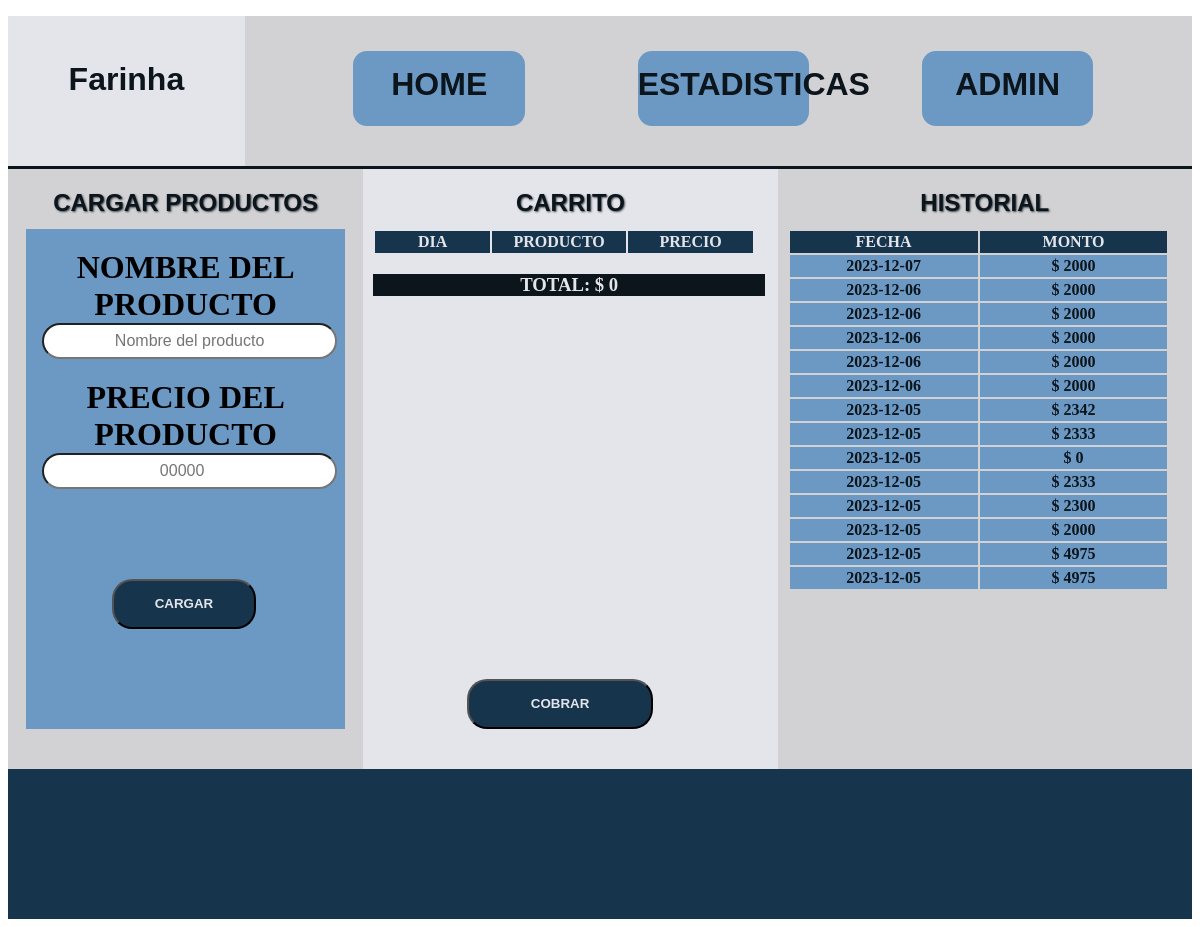
The page / on the database its author committed.
### tables this page shows
CREATE TABLE `historial` (
  `id_venta` int(255) NOT NULL,
  `fecha` date NOT NULL,
  `pago` int(11) NOT NULL
);

### Componentes/Recursos.php (called while the page is built, shortened)
<?php
include("BaseDeDatos.php");
include("historial.php");
$base = new baseDatos(SERVIDOR, USUARIO, PASSWORD, BASE);
$history = new Historial($base);
?>

### Componentes/historial.php (called while the page is built, shortened)
<?php
class Historial{
    public $base;
    function __construct($baseconectada){
        $this->base = $baseconectada;
    }
    public function listar_historial(){
        $SQL = $this->base->ejecutarSQL("SELECT * FROM historial  ORDER BY id_venta DESC LIMIT 14");
        return $SQL;
    }
}
?>

### Componentes/BaseDeDatos.php (called while the page is built, shortened)
<?php
class BaseDatos {
    private $conexion;
    function __construct($serv, $usua, $pass, $base)
    {
        $this->conexion = new mysqli($serv, $usua, $pass, $base);
    }
    public function ejecutarSQL($codigoSQL) {
        $instrSQL = strtoupper(substr($codigoSQL, 0,6));
        switch($instrSQL) {
            case 'SELECT':
                $consultaSQL = $this->conexion->query($codigoSQL);
                $mostrarDatos=[];
                while($listarDatos=$consultaSQL->fetch_assoc()) {
                    $mostrarDatos[] = $listarDatos;
                }
                return $mostrarDatos;
                break;
        }
    }
}
?>

### index.php (the view, shortened to what this page needs)
<!DOCTYPE html>
<html lang="es">
<head>
    <link rel="stylesheet" href="style.css">
</head>
<body>
    <header>
        <div id="emprelogo">
            <h1>Farinha</h1>
        </div>
        <nav id="navbar">
            <ul>
                <li><a href="index.php">HOME</a></li>
                <li><a href="estadisticas.php">ESTADISTICAS</a></li>
                <li><a href="#">ADMIN</a></li>
            </ul>
        </nav>
    </header>
    <section id="s1">
        <div id="cargar">
            <div class="Tittle">
                <h2>Cargar productos</h2>
            </div>
            <form method="POST" id="form" action="introducirProducto.php">
                <label for="producto" class="labelsinp">Nombre del Producto</label>
                <input type="text" class="inputs" name="producto"placeholder="Nombre del producto" required>
                <label for="precio" class="labelsinp">Precio del producto</label>
                <input type="number" class="inputs" placeholder="00000" name="precio" required>
                <button type="submit" class="btn" id="cargarbtn">Cargar</button>
            </form>
        </div>
        <div id="carrito">
            <div>
                <div class="Tittle">
                    <h2>Carrito</h2>
                </div>
                    <div id="contenedor_carrito">
                        <table id="Ccarrito">
                        <tr>
                        <th class="Table" id="D">Dia</th>
                        <th class="Table"id="P">Producto</th>
                        <th class="Table"id="PR">Precio</th>
                        </tr>
                        <?php
                        include("componentes/Recursos.php");
                        $preciototal = 0;
                        ?>
                        </table>
                        <div id="contenedor-pagototal">
                        <h3 id="Totalpago">Total: $ <?php echo $preciototal ;?></h3>
                        </div>
                    </div>
                    <form action="IntroducirHistorial.php?monto=<?php echo $preciototal ;?>" method="POST">
                    <button type="submit" class="btn" id="cobrarbtn">cobrar</button>
                    </form>
            </div>
        </div>
        <div id="historial">
            <div>
                <div class="Tittle">
                    <h2>Historial</h2>
                </div>
                <div id="contenedor_historial">
                <table id="Hhistorial">
                    <tr>
                        <th class="Table" id="fechat">fecha</th>
                        <th class="Table" id="montot">monto</th>
                    </tr>
                    <?php
                    $mostrarhistorial = $history->listar_historial();
                    for($i=0;$i<count($mostrarhistorial); $i++){
                    ?>
                    <tr>
                        <td class="Table"><?php echo $mostrarhistorial[$i]['fecha'] ?></td>
                        <td class="Table"> $ <?php echo $mostrarhistorial[$i]['pago']?></td>
                    </tr>
                    <?php } ?>
                </table>
            </div>
        </div>
    </section>
    <footer></footer>
</body>
</html>

### style.css (style rules this page uses)
header { height: 150px; background-color: #D2D2D4; width: 100%; border-bottom: #0C151C solid; }
#emprelogo { width: 20%; height: 150px; background-color: #E4E5EA; float: left; }
#emprelogo h1 { text-align: center; margin-top: 45px; color: #0C151C; font-family:Verdana, Geneva, Tahoma, sans-serif; }
#navbar { width: 100%; height: 150px; }
#navbar ul { list-style-type: none; }
#navbar ul li { display: inline; margin-left: 40px; }
#navbar ul li a { display: inline-block; width: 15%; height: 60px; background-color: #6B99C3; margin-top: 35px; margin-left: 6%; text-align: center; font-size: 2em; text-decoration: none; color: #0C151C; border-radius: 14px; padding-top: 15px; font-family: Verdana, Geneva, Tahoma, sans-serif; font-weight: 900; }
#s1 { width: 100%; height: 600px; background-color: aqua; }
#cargar { width: 30%; height: 600px; background-color: #D2D2D4; float: left; }
#form { height: 500px; width: 90%; background-color: #6B99C3; margin-left: auto; margin-right: auto; }
#carrito { width: 35%; height: 600px; background-color: #E4E5EA; float: left; }
#historial { width: 35%; height: 600px; background-color:#D2D2D4; float: left; }
.Tittle { width: 100%; height: 40px; font-size: 1rem; font-weight: 900; text-align: center; background-color: transparent; text-transform: uppercase; text-shadow: 1px 1px 2px #0c151cc0; font-family: Verdana, Geneva, Tahoma, sans-serif; color: #0C151C; }
.labelsinp { display: block; text-align: center; text-transform: uppercase; font-size: 2rem; font-weight: 900; padding-top: 20px; }
.inputs { height: 30px; width: 90%; margin-left: 5%; font-size: 1em; border-radius: 20px; text-align: center; }
.btn { width: 45%; height: 50px; background-color:#16354D; color: #E4E5EA; font-weight: 900; text-transform: uppercase; }
#cargarbtn { margin-left: 27%; margin-top: 90px; border-radius: 20px; }
.Table { height: 20px; width: 150px; background-color:#6B99C3; text-align: center; table-layout: fixed; font-weight: 600; color: #0C151C; }
#Ccarrito { width: 95%; margin-left: auto; margin-right: auto; }
#contenedor_carrito { height: 450px; width: 97%; }
#P,#D,#PR { background-color: #16354D; color: #E4E5EA; text-transform: uppercase; }
#cobrarbtn { margin-left: 25%; border-radius: 20px; }
#contenedor-pagototal { background-color: #0C151C; color: #E4E5EA; margin-left: 2.5%; }
#Totalpago { text-align: center; text-transform: uppercase; }
#contenedor_historial { height: 450px; width: 97%; }
#Hhistorial { width: 95%; margin-left: auto; margin-right: auto; }
#fechat, #montot { background-color: #16354D; color: #E4E5EA; text-transform: uppercase; }
footer { height: 150px; background-color: #16354D; width: 100%; }

### rows shown on the page
historial: fecha "2023-12-07", pago "2000"
historial: fecha "2023-12-06", pago "2000"
historial: fecha "2023-12-06", pago "2000"
historial: fecha "2023-12-06", pago "2000"
historial: fecha "2023-12-06", pago "2000"
historial: fecha "2023-12-06", pago "2000"
historial: fecha "2023-12-05", pago "2342"
historial: fecha "2023-12-05", pago "2333"
historial: fecha "2023-12-05", pago "0"
historial: fecha "2023-12-05", pago "2333"
historial: fecha "2023-12-05", pago "2300"
historial: fecha "2023-12-05", pago "2000"
historial: fecha "2023-12-05", pago "4975"
historial: fecha "2023-12-05", pago "4975"

### other values the page prints
$preciototal "0"
